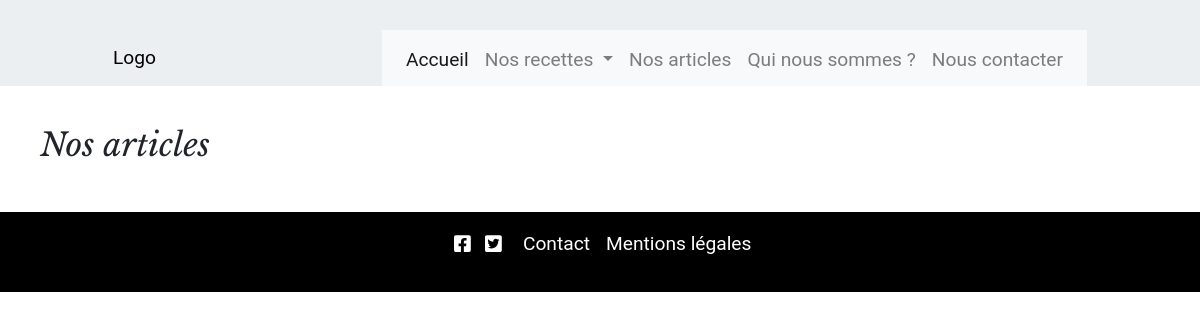
Page /front/nosarticles.php on the earlier database version.
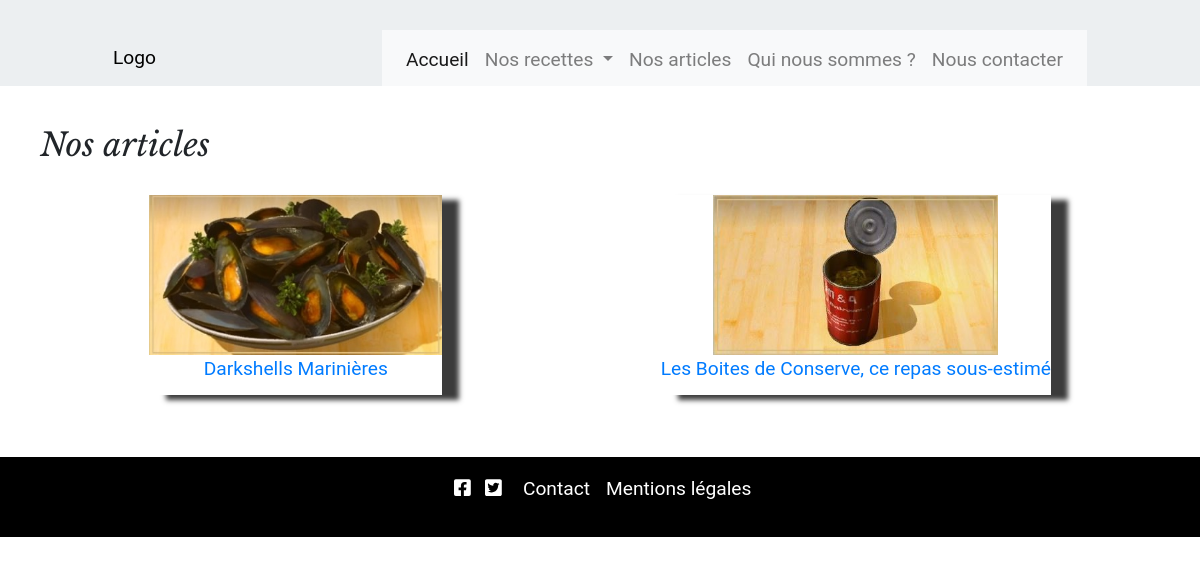
Same page on the later database version.
### tables this page shows
CREATE TABLE IF NOT EXISTS `article` (
  `idArticle` int(4) NOT NULL AUTO_INCREMENT,
  `titreArticle` varchar(50) DEFAULT NULL,
  `contenuArticle` varchar(5000) DEFAULT NULL,
  `dateArticle` date DEFAULT NULL,
  `idMembre` int(4) NOT NULL,
  `idRecette` int(4) NOT NULL,
  PRIMARY KEY (`idArticle`),
  KEY `fkMembre` (`idMembre`),
  KEY `fkRecetteArticle` (`idRecette`)
);

### front/nosarticles.php (the view, shortened to what this page needs)
<section id="pageRecette">
  <h2>Nos articles</h2>
<?php
  $base = connect();
  $requete= $base->query("SELECT * FROM article ORDER BY dateArticle DESC");
  while($ligne= $requete->fetch(PDO::FETCH_OBJ)){
    $image = $base->query("SELECT urlImage FROM image, recette WHERE recette.idImage = image.idImage AND idRecette = '".$ligne->idRecette."'")->fetch(PDO::FETCH_OBJ);
    $thumbnail = '<figure class="miniRecette">';
    $thumbnail .= '<a href="article.php?idArticle='.$ligne->idArticle.'">';
    $image->urlImage = str_replace("_p", "_g", $image->urlImage);
    $thumbnail .= '<img src="'.$image->urlImage.'" alt="'.$ligne->titreArticle.'">';
    $thumbnail .= '<figcaption>'.$ligne->titreArticle.'</figcaption>';
    $thumbnail .='</a>';
    $thumbnail .='</figure>';
    echo $thumbnail;
  }
?>
</section>

### css/front.css (style rules this page uses)
* { margin:0; padding:0; box-sizing:border-box; }
a,input, textarea { outline:none; }
h1, h2, h3 { font-family: "Libre Baskerville", serif; }
h2 { width:100%; }
a { text-decoration: none; display: inline-block; }
body { font-size: 1.2rem; font-family: 'Roboto', sans-serif; }
header { justify-content: space-around; align-items: center; padding-top:30px; background-color:#eceff1 ; }
header ul { display: flex; list-style: none; height: 5vh; position: relative; }
header a { color: #000; }
object { width: 15vw; height: 15vh; pointer-events: none; }
header nav { z-index: 100; }
header li { background-color: #f8f9fa; }
#pageRecette { display: flex; justify-content: space-around; flex-wrap: wrap; padding: 5vh; }
.miniRecette { height: 25vh; width: auto; box-shadow: 17px 5px 5px rgba(0, 0, 0, 0.767); margin: 2%; text-align: center; }
.miniRecette img { display: inline-block; height: 20vh; }
footer { background-color: #000; color: #fff; height: 10vh; justify-content: center; align-items: center; }
#reseauxSociaux { margin-bottom: 15px; }
#reseauxSociaux a { padding: 5px; }
footer a { color: #fff; }

Differences in the rows shown:
added article: titreArticle (picture), titreArticle "Darkshells Marinières"
added article: shows a picture, titreArticle "Les Boites de Conserve, ce repas sous-estimé"
